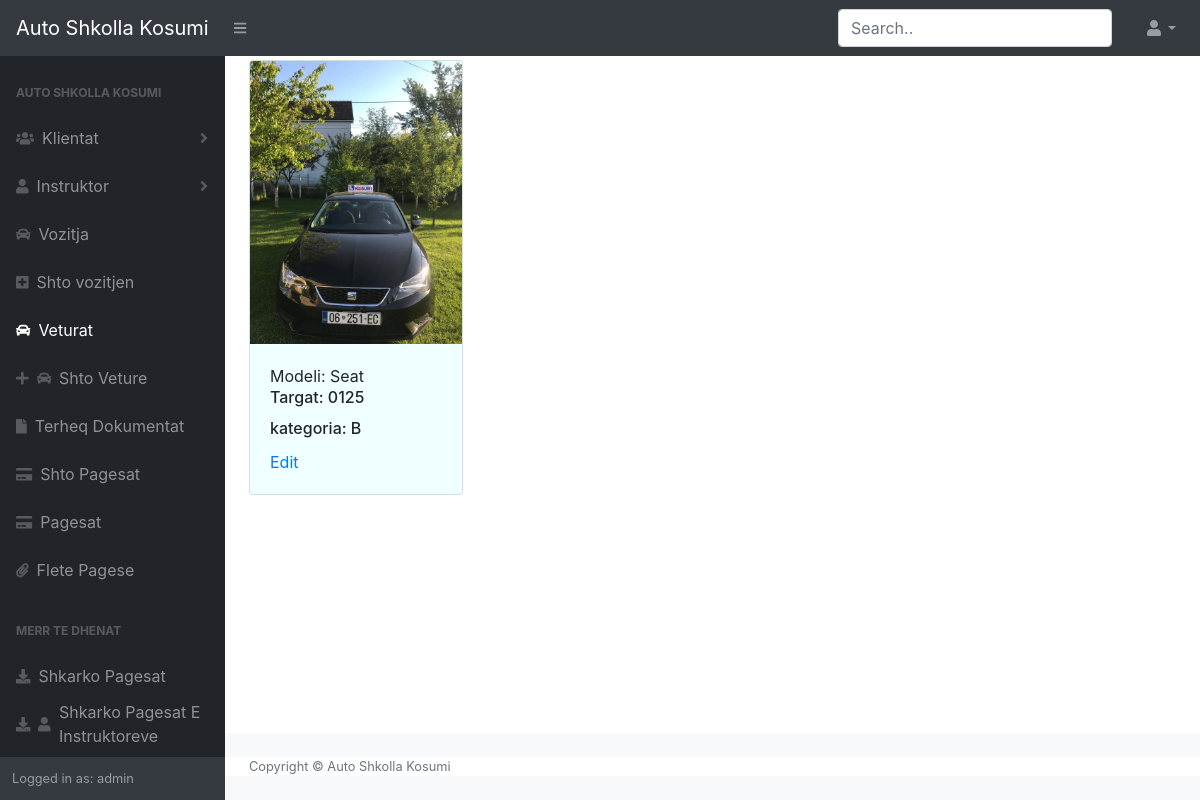
Page /Veturat/ (signed in) on the earlier database version.
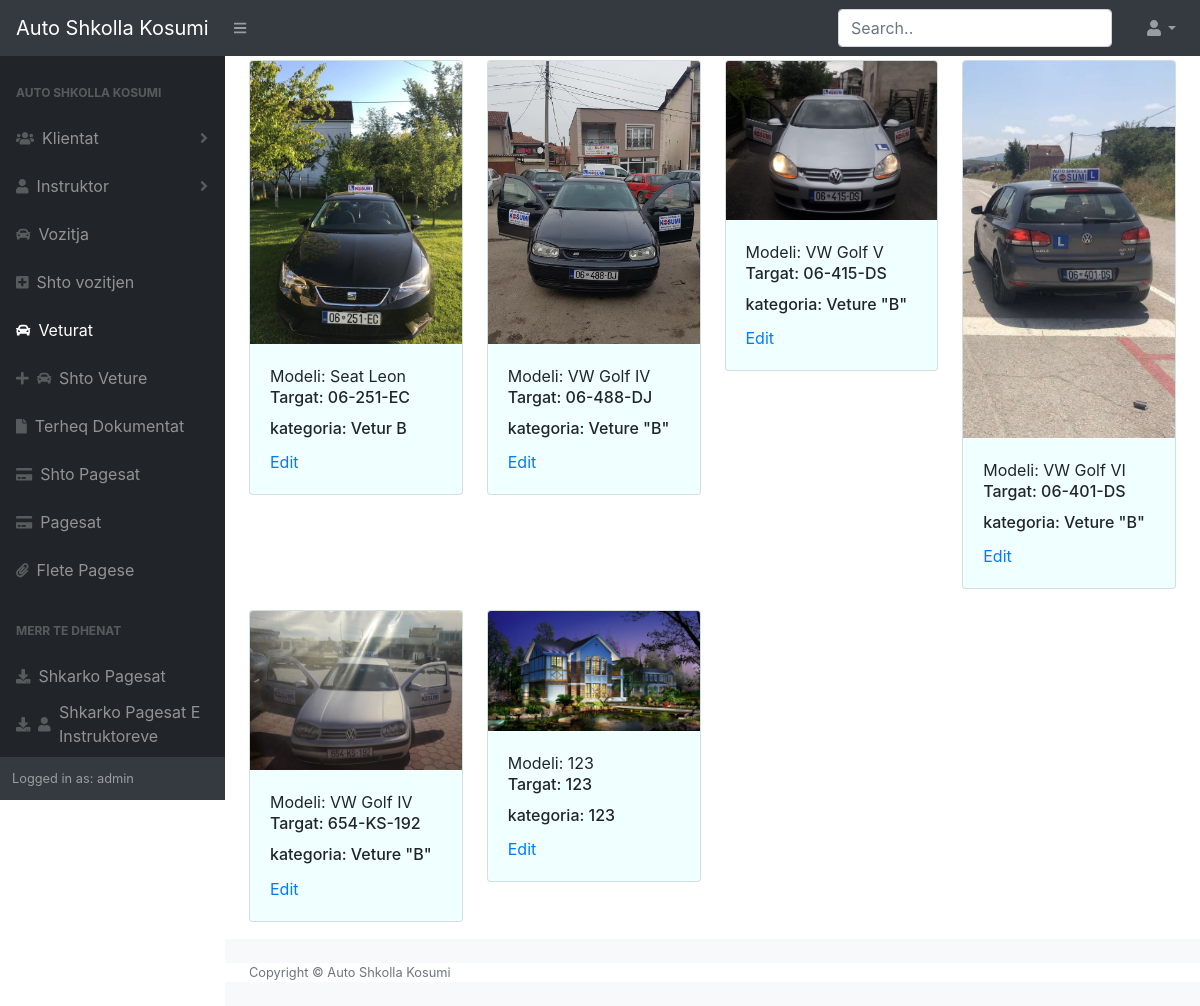
Same page on the later database version.
### Kosumi/models.py (models this page shows, shortened)
class Veturat(models.Model):
    KategoriaMjetit = models.CharField(max_length=10)
    Modeli = models.CharField(max_length=50)
    NriAtestit = models.CharField(max_length=50)
    NrVRC = models.IntegerField()
    targat = models.CharField(max_length=50)
    dataRegjistrimit = models.DateField()
    dataKalimitTeRegjistrimit = models.DateField()
    fotoja = models.ImageField(null=True)

### Kosumi/views.py (the view)
# urls.py: path('Veturat/', vet, name="vet"),
@login_required
def vet(request):
    vet = Veturat.objects.all()
    return render(request, 'home/veturat.html', {'vet': vet})

### Kosumi/templates/home/veturat.html
{% extends "home/Base.html" %}
{% block content %}
<div class="row">
    {% for i in vet %}
    <div class="col-md-3 col-sm-5">
        <div class="card" style='margin-top: 2%;background-color: azure;margin-bottom: 8%;'>
            <img src="{{ i.fotoja.url }}" class="card-img-top" alt="{{ i.fotoja.url }}" >
            <div class="card-body">
                <a>Modeli: {{i.Modeli}}</a>
                <h6 class="card-title">Targat: {{ i.targat }}</h6>
                <h6 class="card-title">kategoria: {{i.KategoriaMjetit}}</h6>
                <a href="{% url 'vetura' i.pk%}">Edit </a>
            </div>
        </div>
    </div>
    {% endfor %}
</div>
{% endblock content %}

### Kosumi/templates/home/Base.html (shortened to what this page needs)
{% load static %}
<!DOCTYPE html>
<html lang="en">
<head>
    <link rel="stylesheet" type="text/css" href="{% static 'css/stylesAd.css' %}">
    <link href="https://cdn.datatables.net/1.10.20/css/dataTables.bootstrap4.min.css" rel="stylesheet"
 />
</head>
<body class="sb-nav-fixed">
    <nav class="sb-topnav navbar navbar-expand navbar-dark bg-dark">
        <a class="navbar-brand" href="{% url 'home'%}">Auto Shkolla Kosumi</a>
        <button class="btn btn-link btn-sm order-1 order-lg-0" id="sidebarToggle" href="#"><i
                class="fas fa-bars"></i></button>
        <form class="d-none d-md-inline-block form-inline ml-auto mr-0 mr-md-3 my-2 my-md-0" method="GET"
            action="{% url 'klienti_Search' %}">
            <div class="input-group">
                <input class="form-control mr-sm-2" type="text" name="q" placeholder="Search.." aria-label="Search"
                    aria-describedby="basic-addon2" autocomplete="off">
            </div>
        </form>
        <ul class="navbar-nav ml-auto ml-md-0">
            <li class="nav-item dropdown">
                <a class="nav-link dropdown-toggle" id="userDropdown" href="#" role="button" data-toggle="dropdown"
                    aria-haspopup="true" aria-expanded="false"><i class="fas fa-user fa-fw"></i></a>
            </li>
        </ul>
    </nav>
    <div id="layoutSidenav">
        <div id="layoutSidenav_nav">
            <nav class="sb-sidenav accordion sb-sidenav-dark" id="sidenavAccordion">
                <div class="sb-sidenav-menu">
                    <div class="nav">
                        <div class="sb-sidenav-menu-heading">Auto Shkolla Kosumi</div>
                        <a class="nav-link collapsed" href="#" data-toggle="collapse" data-target="#collapseLayouts"
                            aria-expanded="false" aria-controls="collapseLayouts">
                            <div class="sb-nav-link-icon"><i class="fas fa-users"></i></div>
                            Klientat
                            <div class="sb-sidenav-collapse-arrow"><i class="fas fa-angle-down"></i></div>
                        </a>
                        <a class="nav-link collapsed" href="#" data-toggle="collapse" data-target="#collapsePages"
                            aria-expanded="false" aria-controls="collapsePages">
                            <div class="sb-nav-link-icon"><i class="fas fa-user"></i></div>
                            Instruktor
                            <div class="sb-sidenav-collapse-arrow"><i class="fas fa-angle-down"></i></div>
                        </a>
                        <a class="nav-link" href="{% url 'voz'%}">
                            <div class="sb-nav-link-icon"><i class="fas fa-car"></i></div>
                            Vozitja
                        </a>
                        <a class="nav-link" href="{% url 'regjistro-voz'%}">
                            <div class="sb-nav-link-icon"><i class="fas fa-plus-square"></i></div>
                            Shto vozitjen
                        </a>
                        <a class="nav-link" href="{% url 'vet'%}">
                            <div class="sb-nav-link-icon"><i class="fas fa-car"></i></div>
                            Veturat
                        </a>
                        <a class="nav-link" href="{% url 'regjistro-vet'%}">
                            <div class="sb-nav-link-icon"><i class="fas fa-plus"></i></div><div class="sb-nav-link-icon"><i class="fas fa-car"></i></div>
                            Shto Veture
                        </a>
                        <a class="nav-link" href="{% url 'asd'%}">
                            <div class="sb-nav-link-icon"><i class="fas fa-file"></i></div>
                            Terheq Dokumentat
                        </a>
                        <a class="nav-link" href="{% url 'shtopagesat'%}">
                            <div class="sb-nav-link-icon"><i class="fas fa-credit-card"></i></div>
                            Shto Pagesat
                        </a>
                        <a class="nav-link" href="{% url 'pags'%}">
                            <div class="sb-nav-link-icon"><i class="fas fa-credit-card"></i></div>
                            Pagesat
                        </a>
                        <a class="nav-link" href="{% url 'krijoPagese'%}">
                            <div class="sb-nav-link-icon"><i class="fas fa-paperclip"></i></div>
                            Flete Pagese
                        </a>
                        <div class="sb-sidenav-menu-heading">Merr Te Dhenat</div>
                        <a class="nav-link" href="{% url 'pag'%}" style="padding-bottom: 0;">
                            <div class="sb-nav-link-icon"><i class="fas fa-download"></i></div>
                            Shkarko Pagesat
                        </a>
                        <a class="nav-link" href="{% url 'inst'%}">
                            <div class="sb-nav-link-icon"><i class="fas fa-download"></i></div><div class="sb-nav-link-icon"><i class="fas fa-user"></i></div>
                            Shkarko Pagesat E Instruktoreve
                        </a>
                    </div>
                </div>
                <div class="sb-sidenav-footer">
                    <div class="small">Logged in as: {{user.username}} </div>
                </div>
            </nav>
        </div>
        <div id="layoutSidenav_content" style="background-color: #fff;">
            <main>
                <div class="container-fluid" style="background-color: #fff;">
                    {% block content %}
                    {% endblock %}
                </div>
            </main>
            <footer class="py-4 bg-light mt-auto" style="background-color: #fff;">
                <div class="container-fluid">
                    <div class="d-flex align-items-center justify-content-between small">
                        <div class="text-muted">Copyright &copy; Auto Shkolla Kosumi </div>
                    </div>
                </div>
            </footer>
        </div>
    </div>
</body>
</html>

### Kosumi/templates/home/Base.html (style rules this page uses)
button { margin-top: 2%; }
input { autocomplete="off"; }

Differences in the rows shown:
changed Veturat: Modeli "Seat" → "Seat Leon"; targat "0125" → "06-251-EC"; KategoriaMjetit "B" → "Vetur B"
added Veturat: fotoja (picture), Modeli "VW Golf IV", targat "06-488-DJ", KategoriaMjetit "Veture \"B\""
added Veturat: fotoja (picture), Modeli "VW Golf V", targat "06-415-DS", KategoriaMjetit "Veture \"B\""
added Veturat: fotoja (picture), Modeli "VW Golf VI", targat "06-401-DS", KategoriaMjetit "Veture \"B\""
added Veturat: fotoja (picture), Modeli "VW Golf IV", targat "654-KS-192", KategoriaMjetit "Veture \"B\""
added Veturat: fotoja (picture), Modeli "123", targat "123", KategoriaMjetit "123"
